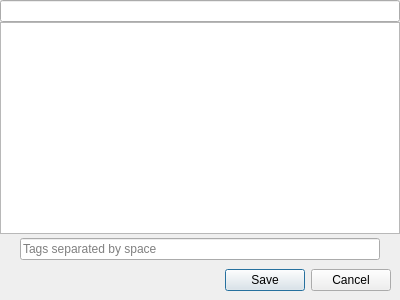
<?xml version="1.0" encoding="UTF-8"?>
<ui version="4.0">
 <class>Editor</class>
 <widget class="QWidget" name="Editor">
  <property name="geometry">
   <rect>
    <x>0</x>
    <y>0</y>
    <width>400</width>
    <height>300</height>
   </rect>
  </property>
  <property name="windowTitle">
   <string>Form</string>
  </property>
  <property name="styleSheet">
   <string notr="true">QWidget::Editor{background-color: rgb(249, 245, 238);}</string>
  </property>
  <layout class="QVBoxLayout" name="verticalLayout">
   <property name="spacing">
    <number>0</number>
   </property>
   <property name="margin">
    <number>0</number>
   </property>
   <item>
    <widget class="QLineEdit" name="titleeditor"/>
   </item>
   <item>
    <widget class="NTextEdit" name="texteditor"/>
   </item>
   <item>
    <spacer name="verticalSpacer">
     <property name="orientation">
      <enum>Qt::Vertical</enum>
     </property>
     <property name="sizeType">
      <enum>QSizePolicy::Fixed</enum>
     </property>
     <property name="sizeHint" stdset="0">
      <size>
       <width>30</width>
       <height>4</height>
      </size>
     </property>
    </spacer>
   </item>
   <item>
    <layout class="QHBoxLayout" name="horizontalLayout_2">
     <property name="spacing">
      <number>0</number>
     </property>
     <property name="leftMargin">
      <number>20</number>
     </property>
     <property name="rightMargin">
      <number>20</number>
     </property>
     <item>
      <widget class="QLineEdit" name="tageditor">
       <property name="placeholderText">
        <string>Tags separated by space</string>
       </property>
      </widget>
     </item>
    </layout>
   </item>
   <item>
    <layout class="QHBoxLayout" name="horizontalLayout">
     <property name="margin">
      <number>9</number>
     </property>
     <item>
      <widget class="QLabel" name="timelabel">
       <property name="sizePolicy">
        <sizepolicy hsizetype="Expanding" vsizetype="Preferred">
         <horstretch>0</horstretch>
         <verstretch>0</verstretch>
        </sizepolicy>
       </property>
       <property name="text">
        <string/>
       </property>
      </widget>
     </item>
     <item>
      <widget class="QDialogButtonBox" name="box">
       <property name="sizePolicy">
        <sizepolicy hsizetype="Preferred" vsizetype="Fixed">
         <horstretch>0</horstretch>
         <verstretch>0</verstretch>
        </sizepolicy>
       </property>
       <property name="orientation">
        <enum>Qt::Horizontal</enum>
       </property>
       <property name="standardButtons">
        <set>QDialogButtonBox::Cancel|QDialogButtonBox::Save</set>
       </property>
       <property name="centerButtons">
        <bool>false</bool>
       </property>
      </widget>
     </item>
    </layout>
   </item>
  </layout>
 </widget>
 <customwidgets>
  <customwidget>
   <class>NTextEdit</class>
   <extends>QTextEdit</extends>
   <header>customwidgets</header>
  </customwidget>
 </customwidgets>
 <resources/>
 <connections>
  <connection>
   <sender>box</sender>
   <signal>rejected()</signal>
   <receiver>Editor</receiver>
   <slot>closeNoSave()</slot>
   <hints>
    <hint type="sourcelabel">
     <x>199</x>
     <y>279</y>
    </hint>
    <hint type="destinationlabel">
     <x>199</x>
     <y>149</y>
    </hint>
   </hints>
  </connection>
  <connection>
   <sender>box</sender>
   <signal>accepted()</signal>
   <receiver>Editor</receiver>
   <slot>close()</slot>
   <hints>
    <hint type="sourcelabel">
     <x>199</x>
     <y>279</y>
    </hint>
    <hint type="destinationlabel">
     <x>199</x>
     <y>149</y>
    </hint>
   </hints>
  </connection>
 </connections>
 <slots>
  <slot>closeNoSave()</slot>
 </slots>
</ui>
